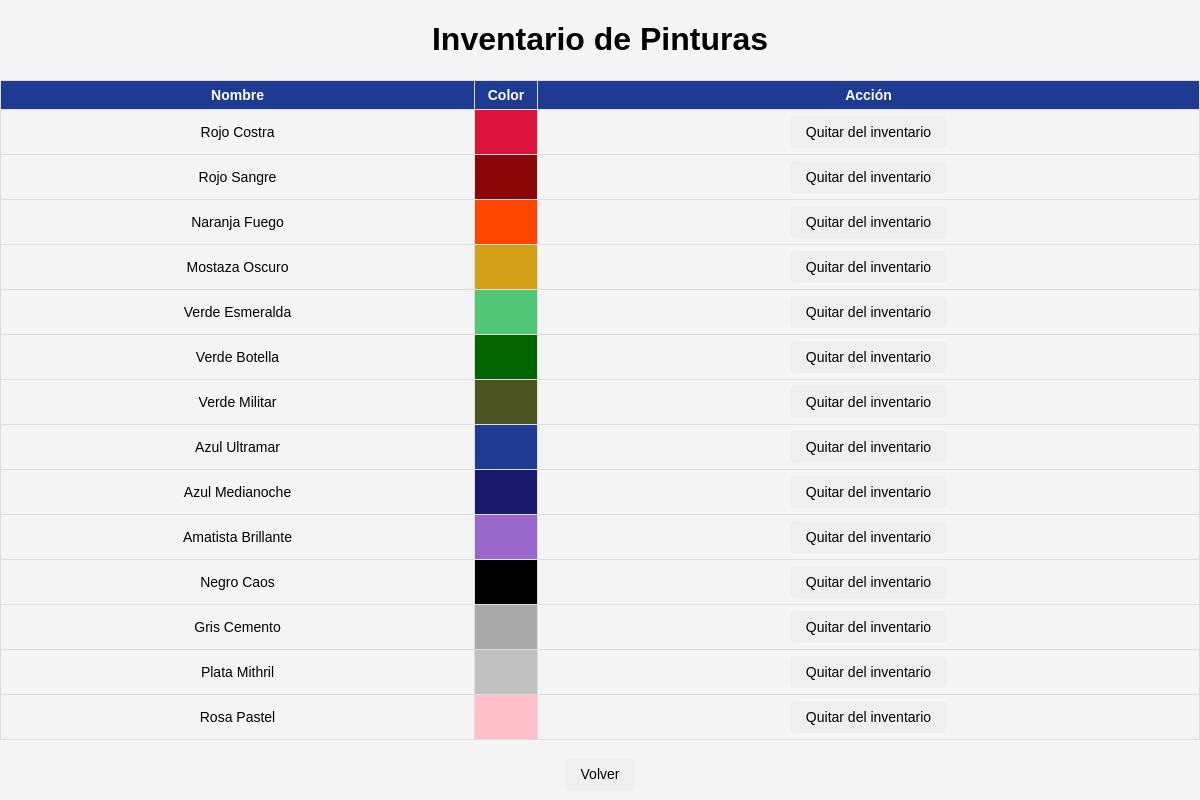
Screenshot of /www/html/inventario.php with the database file from the repository.
### tables this page shows
CREATE TABLE IF NOT EXISTS pinturas (
    id INT AUTO_INCREMENT PRIMARY KEY,
    nombre VARCHAR(100) NOT NULL,
    rgb VARCHAR(7) NOT NULL,
    comprar BOOLEAN NOT NULL DEFAULT FALSE,
    tengo BOOLEAN NOT NULL DEFAULT FALSE
);

### www/html/inventario.php (the view, shortened to what this page needs)
<!DOCTYPE html>
<html lang="es">
<head>
    <link rel="stylesheet" href="styles.css">
</head>
<body>
    <h1>Inventario de Pinturas</h1>
    <?php
    $database = "mydb";
    $user = "myuser";
    $password = "password";
    $host = "mysql";
    try {
        $connection = new PDO("mysql:host={$host};dbname={$database};charset=utf8", $user, $password);
        $query = $connection->query("SELECT * FROM pinturas WHERE tengo = 1");
        $pinturas = $query->fetchAll(PDO::FETCH_ASSOC);
        if (empty($pinturas)) {
            echo "<p>No hay pinturas en el inventario.</p>";
        } else {
            echo "<table border='1'>";
            echo "<tr><th>Nombre</th><th>Color</th><th>Acción</th></tr>";
            foreach ($pinturas as $pintura) {
                echo "<tr>";
                echo "<td>{$pintura['nombre']}</td>";
                echo "<td style='background-color: {$pintura['rgb']}; width: 50px;'>&nbsp;</td>";
                echo "<td>
                        <form action='actualizar.php' method='POST' style='display:inline;'>
                            <input type='hidden' name='id' value='{$pintura['id']}'>
                            <input type='hidden' name='accion' value='tengo'>
                            <button type='submit'>Quitar del inventario</button>
                        </form>
                      </td>";
                echo "</tr>";
            }
            echo "</table>";
        }
    } catch (PDOException $e) {
        echo "Error en la conexión: " . $e->getMessage();
    }
    ?>
    <br>
    <a href="index.php"><button>Volver</button></a>
</body>
</html>

### www/html/styles.css (style rules this page uses)
body { font-family: Arial, sans-serif; background-color: #f4f4f4; margin: 0; padding: 0; text-align: center; }
button { font-size: 14px; padding: 8px 16px; border: none; border-radius: 5px; cursor: pointer; transition: background-color 0.3s, transform 0.2s; }
table { width: 100%; border-collapse: collapse; margin-top: 10px; }
th, td { border: 1px solid #ddd; padding: 6px; text-align: center; font-size: 14px; }
th { background-color: #1F3A93; color: white; }

### rows the page displays
pinturas: nombre "Rojo Costra"
pinturas: nombre "Rojo Sangre"
pinturas: nombre "Naranja Fuego"
pinturas: nombre "Mostaza Oscuro"
pinturas: nombre "Verde Esmeralda"
pinturas: nombre "Verde Botella"
pinturas: nombre "Verde Militar"
pinturas: nombre "Azul Ultramar"
pinturas: nombre "Azul Medianoche"
pinturas: nombre "Amatista Brillante"
pinturas: nombre "Negro Caos"
pinturas: nombre "Gris Cemento"
pinturas: nombre "Plata Mithril"
pinturas: nombre "Rosa Pastel"
